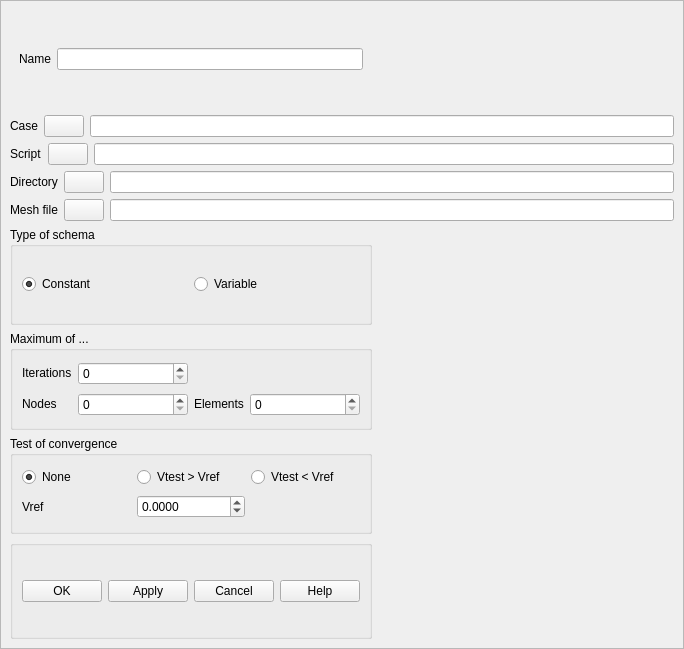
<?xml version="1.0" encoding="UTF-8"?>
<ui version="4.0">
 <class>CreateYACS</class>
 <widget class="QScrollArea" name="CreateYACS">
  <property name="geometry">
   <rect>
    <x>0</x>
    <y>0</y>
    <width>684</width>
    <height>649</height>
   </rect>
  </property>
  <property name="sizePolicy">
   <sizepolicy hsizetype="Preferred" vsizetype="Preferred">
    <horstretch>0</horstretch>
    <verstretch>0</verstretch>
   </sizepolicy>
  </property>
  <property name="minimumSize">
   <size>
    <width>600</width>
    <height>500</height>
   </size>
  </property>
  <property name="sizeIncrement">
   <size>
    <width>1</width>
    <height>1</height>
   </size>
  </property>
  <property name="baseSize">
   <size>
    <width>600</width>
    <height>500</height>
   </size>
  </property>
  <property name="windowTitle">
   <string>Create YACS</string>
  </property>
  <property name="widgetResizable">
   <bool>true</bool>
  </property>
  <widget class="QWidget" name="scrollAreaWidgetContents">
   <property name="geometry">
    <rect>
     <x>0</x>
     <y>0</y>
     <width>680</width>
     <height>645</height>
    </rect>
   </property>
   <property name="sizeGripEnabled" stdset="0">
    <bool>true</bool>
   </property>
   <layout class="QGridLayout" name="gridLayout_5">
    <item row="0" column="0">
     <widget class="QWidget" name="WName" native="true">
      <layout class="QGridLayout" name="gridLayout_2">
       <item row="0" column="0">
        <widget class="QLabel" name="Name">
         <property name="text">
          <string>Name</string>
         </property>
        </widget>
       </item>
       <item row="0" column="1">
        <widget class="QLineEdit" name="LEName">
         <property name="maxLength">
          <number>32</number>
         </property>
        </widget>
       </item>
      </layout>
     </widget>
    </item>
    <item row="0" column="1">
     <spacer name="horizontalSpacer">
      <property name="orientation">
       <enum>Qt::Horizontal</enum>
      </property>
      <property name="sizeHint" stdset="0">
       <size>
        <width>131</width>
        <height>20</height>
       </size>
      </property>
     </spacer>
    </item>
    <item row="1" column="0" colspan="2">
     <layout class="QGridLayout" name="gridLayout">
      <item row="0" column="0">
       <widget class="QLabel" name="Case">
        <property name="text">
         <string>Case</string>
        </property>
       </widget>
      </item>
      <item row="0" column="1">
       <widget class="QPushButton" name="PBCaseName">
        <property name="enabled">
         <bool>true</bool>
        </property>
        <property name="maximumSize">
         <size>
          <width>50</width>
          <height>27</height>
         </size>
        </property>
        <property name="text">
         <string/>
        </property>
       </widget>
      </item>
      <item row="0" column="2">
       <widget class="QLineEdit" name="LECaseName">
        <property name="minimumSize">
         <size>
          <width>382</width>
          <height>21</height>
         </size>
        </property>
       </widget>
      </item>
     </layout>
    </item>
    <item row="2" column="0" colspan="2">
     <layout class="QHBoxLayout" name="_2">
      <property name="spacing">
       <number>6</number>
      </property>
      <property name="margin">
       <number>0</number>
      </property>
      <item>
       <widget class="QLabel" name="Script">
        <property name="text">
         <string>Script</string>
        </property>
       </widget>
      </item>
      <item>
       <widget class="QPushButton" name="PBScriptFile">
        <property name="text">
         <string/>
        </property>
        <property name="autoDefault">
         <bool>false</bool>
        </property>
       </widget>
      </item>
      <item>
       <widget class="QLineEdit" name="LEScriptFile">
        <property name="minimumSize">
         <size>
          <width>382</width>
          <height>21</height>
         </size>
        </property>
       </widget>
      </item>
     </layout>
    </item>
    <item row="3" column="0" colspan="2">
     <layout class="QHBoxLayout">
      <property name="spacing">
       <number>6</number>
      </property>
      <property name="margin">
       <number>0</number>
      </property>
      <item>
       <widget class="QLabel" name="DirectoryStart">
        <property name="text">
         <string>Directory</string>
        </property>
       </widget>
      </item>
      <item>
       <widget class="QPushButton" name="PBDir">
        <property name="text">
         <string/>
        </property>
        <property name="autoDefault">
         <bool>false</bool>
        </property>
       </widget>
      </item>
      <item>
       <widget class="QLineEdit" name="LEDirName">
        <property name="minimumSize">
         <size>
          <width>382</width>
          <height>21</height>
         </size>
        </property>
       </widget>
      </item>
     </layout>
    </item>
    <item row="4" column="0" colspan="2">
     <layout class="QHBoxLayout" name="_3">
      <property name="spacing">
       <number>6</number>
      </property>
      <property name="margin">
       <number>0</number>
      </property>
      <item>
       <widget class="QLabel" name="MeshFile">
        <property name="text">
         <string>Mesh file</string>
        </property>
       </widget>
      </item>
      <item>
       <widget class="QPushButton" name="PBMeshFile">
        <property name="text">
         <string/>
        </property>
        <property name="autoDefault">
         <bool>false</bool>
        </property>
       </widget>
      </item>
      <item>
       <widget class="QLineEdit" name="LEMeshFile">
        <property name="minimumSize">
         <size>
          <width>382</width>
          <height>21</height>
         </size>
        </property>
       </widget>
      </item>
     </layout>
    </item>
    <item row="5" column="0">
     <widget class="QGroupBox" name="GBTypeSchema">
      <property name="title">
       <string>Type of schema</string>
      </property>
      <layout class="QHBoxLayout" name="_4">
       <property name="spacing">
        <number>6</number>
       </property>
       <property name="margin">
        <number>9</number>
       </property>
       <item>
        <widget class="QRadioButton" name="RBConstant">
         <property name="text">
          <string>Constant</string>
         </property>
         <property name="checked">
          <bool>true</bool>
         </property>
        </widget>
       </item>
       <item>
        <widget class="QRadioButton" name="RBVariable">
         <property name="text">
          <string>Variable</string>
         </property>
        </widget>
       </item>
      </layout>
     </widget>
    </item>
    <item row="6" column="0">
     <widget class="QGroupBox" name="GBMax">
      <property name="title">
       <string>Maximum of ...</string>
      </property>
      <layout class="QGridLayout" name="gridLayout_3">
       <item row="0" column="0">
        <widget class="QLabel" name="TLMaxIteration">
         <property name="sizePolicy">
          <sizepolicy hsizetype="Fixed" vsizetype="Fixed">
           <horstretch>0</horstretch>
           <verstretch>0</verstretch>
          </sizepolicy>
         </property>
         <property name="text">
          <string>Iterations</string>
         </property>
         <property name="wordWrap">
          <bool>false</bool>
         </property>
        </widget>
       </item>
       <item row="0" column="1">
        <widget class="QSpinBox" name="SpinBoxMaxIter">
         <property name="minimum">
          <number>0</number>
         </property>
         <property name="maximum">
          <number>999999999</number>
         </property>
         <property name="value">
          <number>0</number>
         </property>
        </widget>
       </item>
       <item row="1" column="0">
        <widget class="QLabel" name="TLMaxNodes">
         <property name="sizePolicy">
          <sizepolicy hsizetype="Fixed" vsizetype="Fixed">
           <horstretch>0</horstretch>
           <verstretch>0</verstretch>
          </sizepolicy>
         </property>
         <property name="text">
          <string>Nodes</string>
         </property>
         <property name="wordWrap">
          <bool>false</bool>
         </property>
        </widget>
       </item>
       <item row="1" column="1">
        <widget class="QSpinBox" name="SpinBoxMaxNode">
         <property name="minimum">
          <number>0</number>
         </property>
         <property name="maximum">
          <number>999999999</number>
         </property>
         <property name="singleStep">
          <number>1000</number>
         </property>
         <property name="value">
          <number>0</number>
         </property>
        </widget>
       </item>
       <item row="1" column="2">
        <widget class="QLabel" name="TLMaxElem">
         <property name="sizePolicy">
          <sizepolicy hsizetype="Fixed" vsizetype="Fixed">
           <horstretch>0</horstretch>
           <verstretch>0</verstretch>
          </sizepolicy>
         </property>
         <property name="text">
          <string>Elements</string>
         </property>
         <property name="wordWrap">
          <bool>false</bool>
         </property>
        </widget>
       </item>
       <item row="1" column="3">
        <widget class="QSpinBox" name="SpinBoxMaxElem">
         <property name="minimum">
          <number>0</number>
         </property>
         <property name="maximum">
          <number>999999999</number>
         </property>
         <property name="singleStep">
          <number>1000</number>
         </property>
         <property name="value">
          <number>0</number>
         </property>
        </widget>
       </item>
      </layout>
     </widget>
    </item>
    <item row="6" column="1">
     <spacer name="horizontalSpacer_2">
      <property name="orientation">
       <enum>Qt::Horizontal</enum>
      </property>
      <property name="sizeHint" stdset="0">
       <size>
        <width>269</width>
        <height>20</height>
       </size>
      </property>
     </spacer>
    </item>
    <item row="7" column="0">
     <widget class="QGroupBox" name="GBConvergence">
      <property name="title">
       <string>Test of convergence</string>
      </property>
      <layout class="QGridLayout" name="gridLayout_4">
       <item row="0" column="0">
        <widget class="QRadioButton" name="RBNone">
         <property name="text">
          <string>None</string>
         </property>
         <property name="checked">
          <bool>true</bool>
         </property>
        </widget>
       </item>
       <item row="0" column="1">
        <widget class="QRadioButton" name="RBVMinAbs">
         <property name="text">
          <string>Vtest &gt; Vref</string>
         </property>
        </widget>
       </item>
       <item row="0" column="2">
        <widget class="QRadioButton" name="RBVMaxAbs">
         <property name="text">
          <string>Vtest &lt; Vref</string>
         </property>
        </widget>
       </item>
       <item row="1" column="0">
        <widget class="QLabel" name="labelVref">
         <property name="text">
          <string>Vref</string>
         </property>
        </widget>
       </item>
       <item row="1" column="1">
        <widget class="QDoubleSpinBox" name="doubleSpinBoxConvergence">
         <property name="decimals">
          <number>4</number>
         </property>
         <property name="minimum">
          <double>-999999999.000000000000000</double>
         </property>
         <property name="maximum">
          <double>999999999.000000000000000</double>
         </property>
        </widget>
       </item>
      </layout>
     </widget>
    </item>
    <item row="7" column="1">
     <spacer name="horizontalSpacer_3">
      <property name="orientation">
       <enum>Qt::Horizontal</enum>
      </property>
      <property name="sizeHint" stdset="0">
       <size>
        <width>269</width>
        <height>20</height>
       </size>
      </property>
     </spacer>
    </item>
    <item row="8" column="0">
     <widget class="QGroupBox" name="GroupButtons">
      <property name="title">
       <string/>
      </property>
      <layout class="QGridLayout">
       <property name="margin">
        <number>9</number>
       </property>
       <property name="spacing">
        <number>6</number>
       </property>
       <item row="0" column="4">
        <widget class="QPushButton" name="buttonHelp">
         <property name="text">
          <string>Help</string>
         </property>
         <property name="autoDefault">
          <bool>false</bool>
         </property>
        </widget>
       </item>
       <item row="0" column="1">
        <widget class="QPushButton" name="buttonApply">
         <property name="text">
          <string>Apply</string>
         </property>
         <property name="autoDefault">
          <bool>false</bool>
         </property>
        </widget>
       </item>
       <item row="0" column="0">
        <widget class="QPushButton" name="buttonOk">
         <property name="text">
          <string>OK</string>
         </property>
         <property name="autoDefault">
          <bool>false</bool>
         </property>
        </widget>
       </item>
       <item row="0" column="2">
        <widget class="QPushButton" name="buttonCancel">
         <property name="text">
          <string>Cancel</string>
         </property>
         <property name="autoDefault">
          <bool>false</bool>
         </property>
        </widget>
       </item>
      </layout>
     </widget>
    </item>
    <item row="8" column="1">
     <spacer name="spacer_2">
      <property name="orientation">
       <enum>Qt::Horizontal</enum>
      </property>
      <property name="sizeType">
       <enum>QSizePolicy::Fixed</enum>
      </property>
      <property name="sizeHint" stdset="0">
       <size>
        <width>128</width>
        <height>25</height>
       </size>
      </property>
     </spacer>
    </item>
   </layout>
  </widget>
 </widget>
 <resources/>
 <connections/>
</ui>
